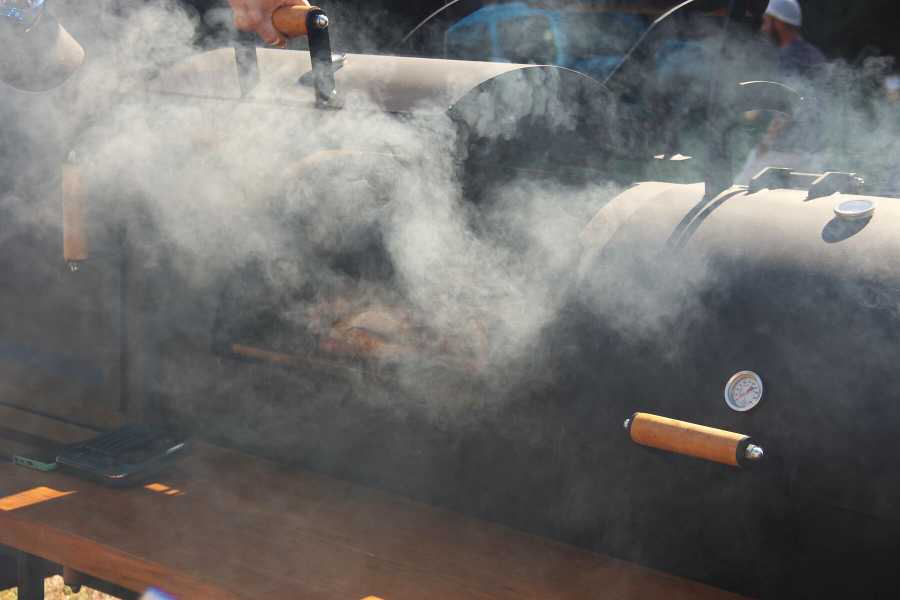
#> input picture img/fumee.jpg, 1800 x 1200 px, found by its file name (shown at 1/2 size)
$ python detoure.py ../../img/fumee.jpg ../../img/fumee.jpg ../../img/fumee.jpg 1.0 ../../img/fumee.jpg
#> lines starting #> are read from the running program, lines starting #| are printed output that depends on the picture; after the words box and inside, x2 and y2 are one past the last pixel; in counts of white or black regions, pixels touching at a corner belong together
"""Détoure l'emblème rouillé et la fumée.
usage : detoure.py <sans_fumee.png> <avec_fumee.png> <masque.png> <echelle> <prefixe>
echelle = largeur / 1402 (taille de l'original)."""
import sys, numpy as np
from PIL import Image
from scipy import ndimage as nd

S = '/private/tmp/claude-501/-Users-harry-Dropbox-code-mika-bon/c7ad0577-7d6f-4f28-b91b-f7617250aeaa/scratchpad/'
f_orig, f_smok, f_mask, k, pre = sys.argv[1], sys.argv[2], sys.argv[3], float(sys.argv[4]), sys.argv[5]
orig = np.asarray(Image.open(S + f_orig).convert('RGB')).astype(np.float32)
mask = np.asarray(Image.open(S + f_mask).convert('L')) > 127
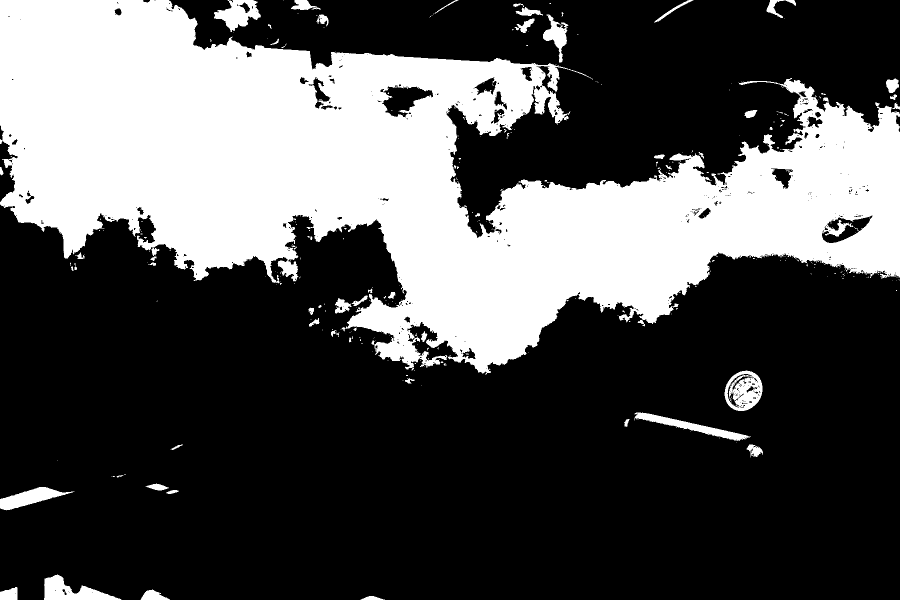
#> mask: shape (1200, 1800) bool (shown at 1/2 size); 32.1% white; 339 white regions (276 under 20 px), largest, box (x1, y1, x2, y2) and area: (0, 0, 1800, 749) 662689, (1449, 741, 1525, 822) 3858, (88, 1149, 243, 1200) 3751

# masque élargi pour garder le biseau, bord adouci
r = 6 * k
n = int(np.ceil(r))
yy, xx = np.mgrid[-n:n + 1, -n:n + 1]
logo = nd.binary_dilation(mask, structure=(xx**2 + yy**2 <= r * r)).astype(np.float32)
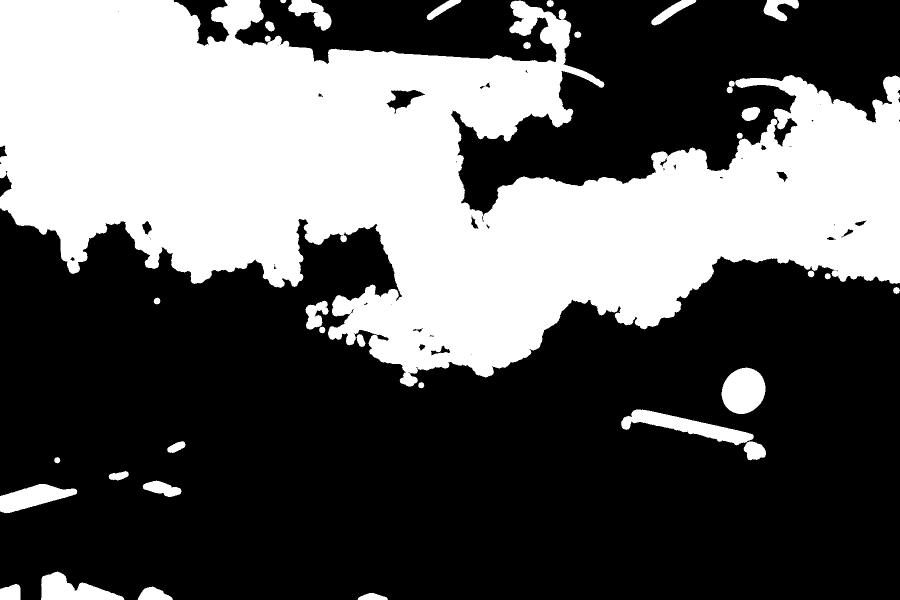
#> logo: shape (1200, 1800) float32 (shown at 1/2 size); values 0 (black) and 1 (white), 37% white; 33 white regions, largest, box (x1, y1, x2, y2) and area: (0, 0, 1800, 773) 759086, (1242, 819, 1508, 891) 6751, (1443, 735, 1531, 828) 6288
logo = np.clip(nd.gaussian_filter(logo, 1.0 * k) * 1.15, 0, 1)

def lum(a): return a[..., 0] * .299 + a[..., 1] * .587 + a[..., 2] * .114

def save(rgb, a, name, pad):
#> called with name = 'rouille.png', pad = 12
    ys, xs = np.nonzero(a > 0.02)
    y0, y1 = max(ys.min() - pad, 0), min(ys.max() + pad, a.shape[0])
#> y0 = 0; y1 = 1200
    x0, x1 = max(xs.min() - pad, 0), min(xs.max() + pad, a.shape[1])
#> x0 = 0; x1 = 1800
    out = np.dstack([np.clip(rgb, 0, 255), a * 255]).astype(np.uint8)[y0:y1, x0:x1]
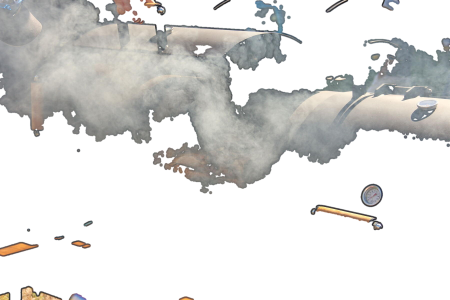
#> out: shape (1200, 1800, 4) (shown at 1/4 size); mean R, G, B, A 108.3, 106.7, 105.4, 94.9; transparent parts drawn white
    Image.fromarray(out, 'RGBA').save(S + pre + name)
    print(pre + name, out.shape)
#| ../../img/fumee.jpgrouille.png (1200, 1800, 4)

save(orig, logo, 'rouille.png', int(12 * k))

smok = np.asarray(Image.open(S + f_smok).convert('RGB')).astype(np.float32)
bg = np.stack([nd.gaussian_filter(orig[..., c], 8 * k) for c in range(3)], -1)
sm = np.stack([nd.gaussian_filter(smok[..., c], 1.2 * k) for c in range(3)], -1)
del orig
C = np.array([236, 226, 218], np.float32)
a = np.clip((lum(sm) - lum(bg) - 6) / (lum(C[None, None]) - lum(bg)), 0, 1)
del sm
a = np.clip(a * 1.25, 0, 1) ** 1.1
a = nd.gaussian_filter(a, 0.8 * k)
a *= 1 - logo  # la fumée qui passe devant les lettres reste dans les pixels du logo
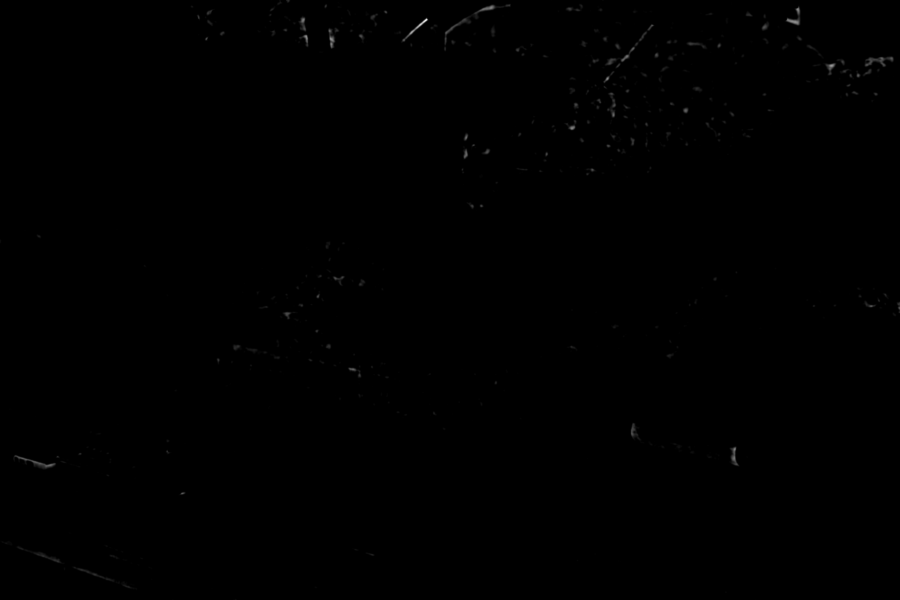
#> a: shape (1200, 1800) float32 (shown at 1/2 size); min 0, max 0.244, mean 0.000335; drawn with min black and max white
col = (smok - bg * (1 - a[..., None])) / np.maximum(a[..., None], 1e-3)
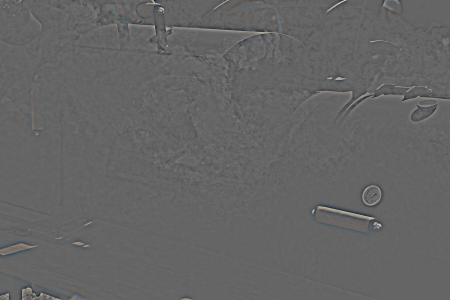
#> col: shape (1200, 1800, 3) float32 (shown at 1/4 size); mean R, G, B -155, -147.1, -139; drawn with min black and max white
del bg
w = np.clip((a - 0.05) / 0.25, 0, 1)[..., None] * 0.2
col = np.clip(col, 0, 255) * w + C * (1 - w)
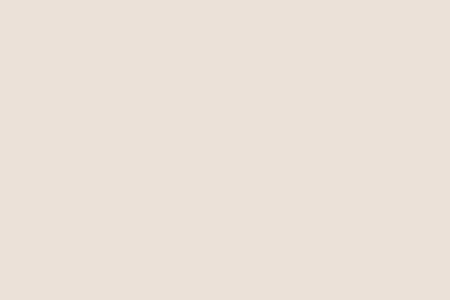
#> col: shape (1200, 1800, 3) float32 (shown at 1/4 size); mean R, G, B 231.8, 224.1, 221.8
L = logo[..., None]
save(smok * L + col * (1 - L), logo + (1 - logo) * a, 'fumee.png', int(4 * k))
#| ../../img/fumee.jpgfumee.png (1200, 1800, 4)
# variante fumée sombre pour fonds clairs
D = np.array([58, 50, 45], np.float32)
save(smok * L + D * (1 - L), logo + (1 - logo) * np.clip(a * 1.1, 0, 1), 'fumee-sombre.png', int(4 * k))
#> call 3 of save, with name = 'fumee-sombre.png', pad = 4
#> in save (call 3), `out = np.dstack([np.clip(rgb, 0, 255), a * 255]).astype(np.uint8)[y0:y..`:
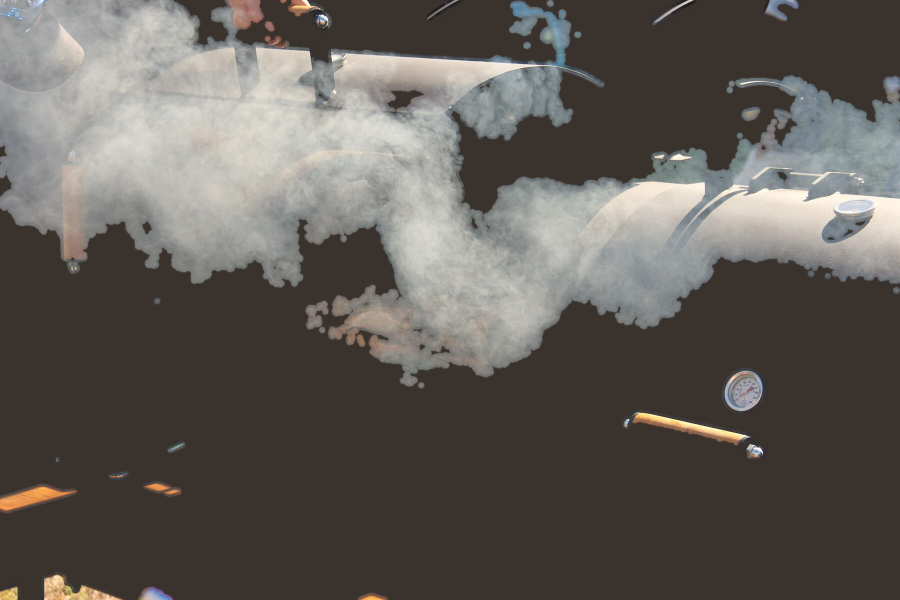
#> rgb: shape (1200, 1800, 3) float32 (shown at 1/2 size); mean R, G, B 100.5, 91.4, 89.2
#| ../../img/fumee.jpgfumee-sombre.png (1200, 1800, 4)

$ run again, with img/alu-1.jpg copied over img/fumee.jpg
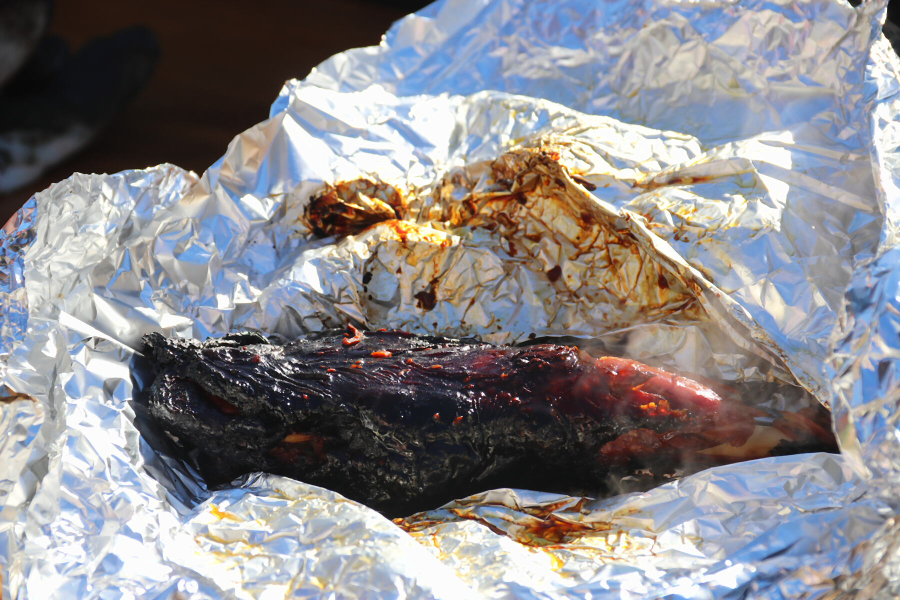
#> input picture img/alu-1.jpg, 1800 x 1200 px, found by its file name (shown at 1/2 size)
#> `mask = np.asarray(Image.open(S + f_mask).convert('L')) > 127`:
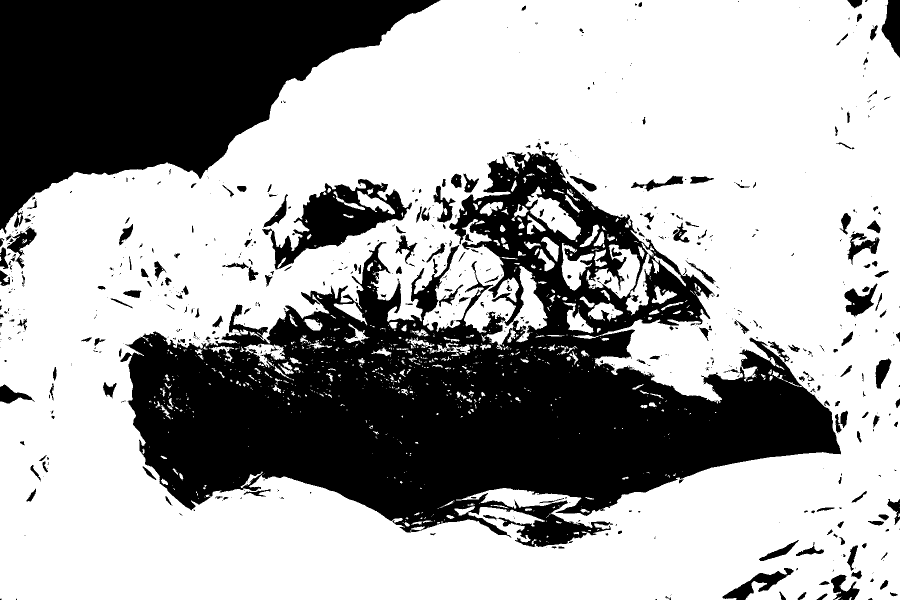
#> mask: shape (1200, 1800) bool (shown at 1/2 size); 64.4% white; 776 black regions (527 under 20 px), largest, box (x1, y1, x2, y2) and area: (241, 302, 1682, 1094) 485396, (0, 0, 881, 468) 217427, (524, 358, 824, 539) 18817
#> y0 = 0; y1 = 1200
#> x0 = 0; x1 = 1800
#| ../../img/fumee.jpgrouille.png (1200, 1800, 4)
#| ../../img/fumee.jpgfumee.png (1200, 1800, 4)
#> in save (call 3), `out = np.dstack([np.clip(rgb, 0, 255), a * 255]).astype(np.uint8)[y0:y..`:
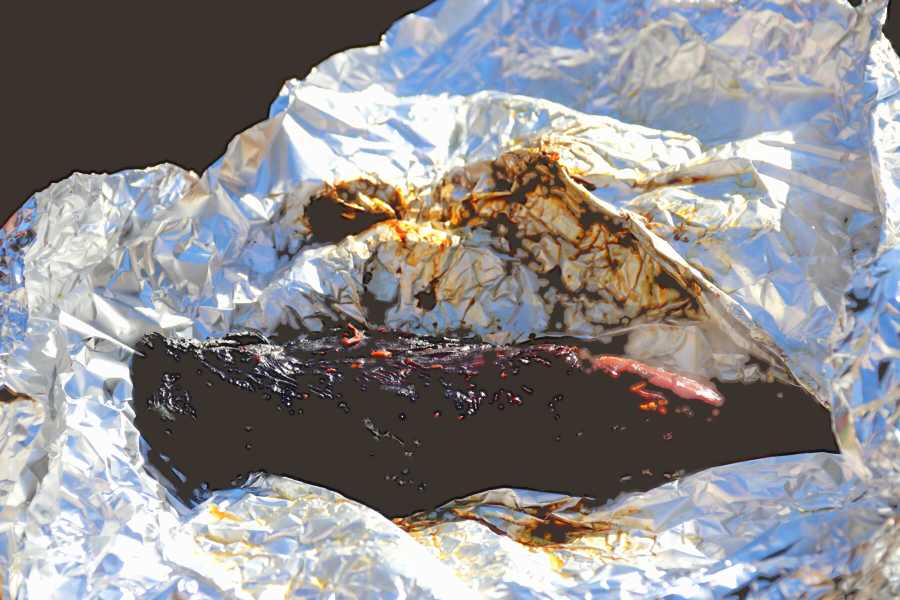
#> rgb: shape (1200, 1800, 3) float32 (shown at 1/2 size); mean R, G, B 143.9, 141, 143.7
#| ../../img/fumee.jpgfumee-sombre.png (1200, 1800, 4)

$ run again, with img/alu-2.jpg copied over img/fumee.jpg
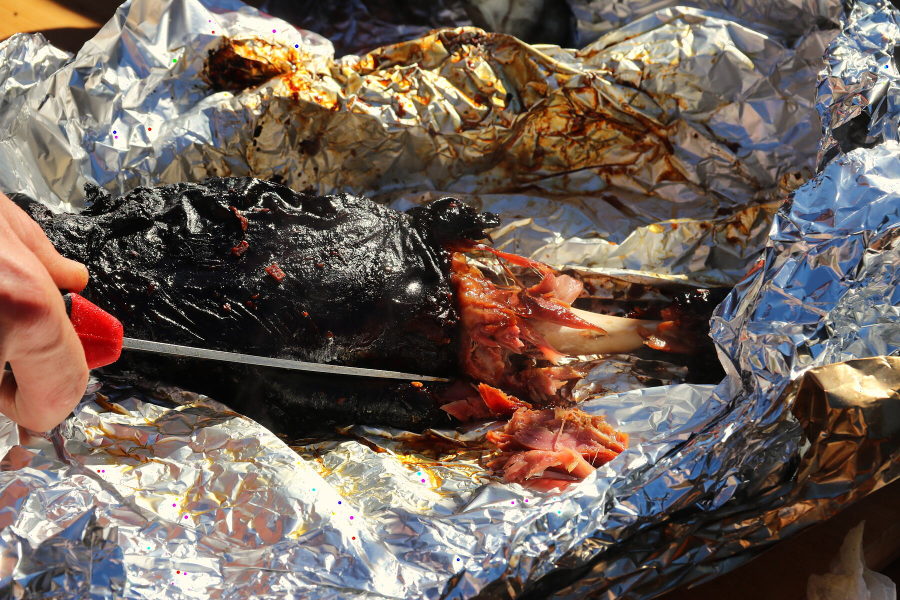
#> input picture img/alu-2.jpg, 1800 x 1200 px, found by its file name (shown at 1/2 size)
#> `mask = np.asarray(Image.open(S + f_mask).convert('L')) > 127`:
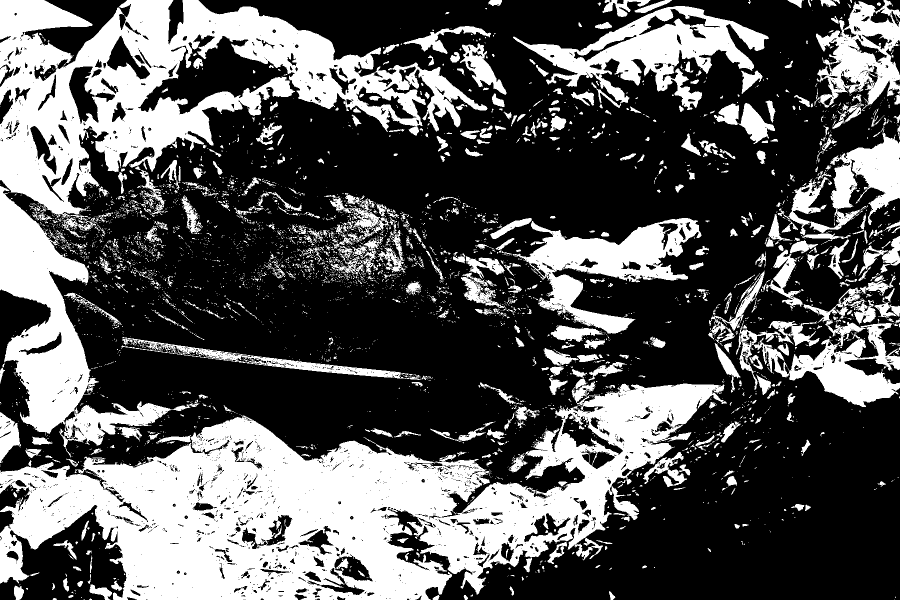
#> mask: shape (1200, 1800) bool (shown at 1/2 size); 34.9% white; 4561 white regions (3905 under 20 px), largest, box (x1, y1, x2, y2) and area: (0, 757, 1454, 1200) 288922, (0, 0, 975, 440) 154184, (0, 372, 397, 915) 55515
#> y0 = 0; y1 = 1200
#> x0 = 0; x1 = 1800
#| ../../img/fumee.jpgrouille.png (1200, 1800, 4)
#| ../../img/fumee.jpgfumee.png (1200, 1800, 4)
#> in save (call 3), `out = np.dstack([np.clip(rgb, 0, 255), a * 255]).astype(np.uint8)[y0:y..`:
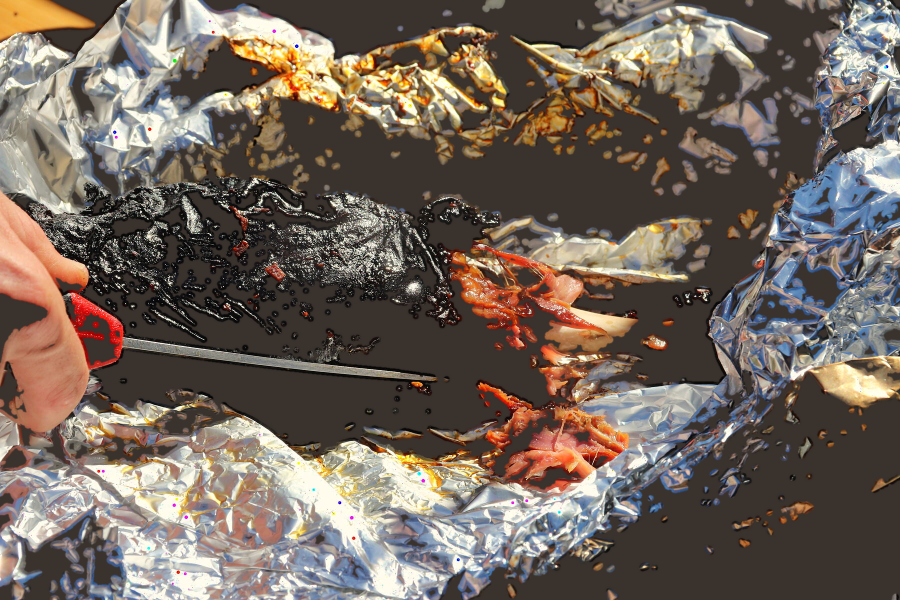
#> rgb: shape (1200, 1800, 3) float32 (shown at 1/2 size); mean R, G, B 114.8, 100.9, 92.4
#| ../../img/fumee.jpgfumee-sombre.png (1200, 1800, 4)
